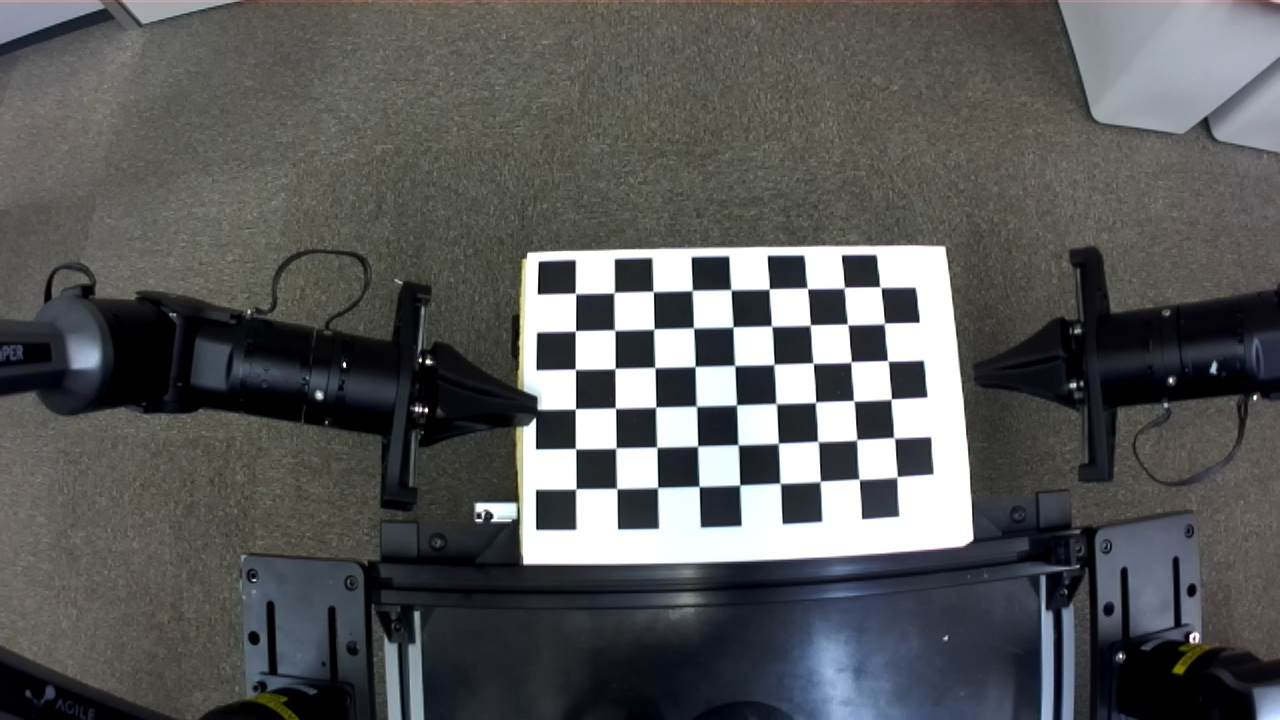
#> input picture calibration/left/zed_left_1760576521300.jpg, 1280 x 720 px
$ python chessboard.py
#> lines starting #> are read from the running program, lines starting #| are printed output that depends on the picture; after the words box and inside, x2 and y2 are one past the last pixel; in counts of white or black regions, pixels touching at a corner belong together
import cv2
import numpy as np

# === 参数设置 ===
img_path = "./left/zed_left_1760576521300.jpg"   # 你的图像路径
pattern_size = (9, 6)      # 棋盘内角点数 (列, 行)，注意是内角点数量！

# === 读取图像 ===
img = cv2.imread(img_path)
#> img is the input picture: shape (720, 1280, 3); mean B, G, R 88, 88.3, 87.3
if img is None:
    raise FileNotFoundError(f"找不到图像: {img_path}")

gray = cv2.cvtColor(img, cv2.COLOR_BGR2GRAY)
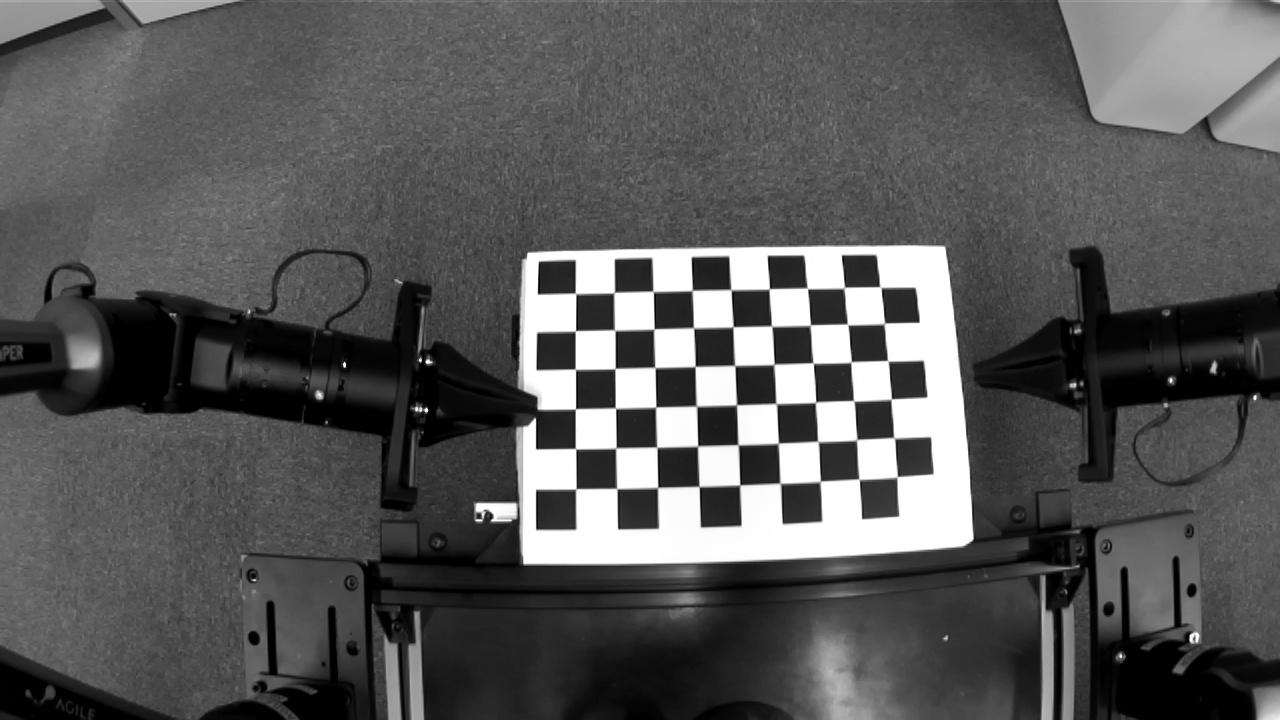
#> gray: shape (720, 1280); min 0, max 255, mean 88

# === 检测棋盘角点 ===
ret, corners = cv2.findChessboardCorners(
    gray, pattern_size,
    cv2.CALIB_CB_ADAPTIVE_THRESH + cv2.CALIB_CB_NORMALIZE_IMAGE
)
#> ret = True; corners = 54 rows, first 8: [575.3, 293.3], [614, 292.7], [653.1, 291.5], [692.1, 290.6], [731, 289.7], [769.4, 288.7], [807.5, 288.5], [844.7, 287.2]

# === 如果检测到角点，进行亚像素级优化 ===
if ret:
    criteria = (cv2.TERM_CRITERIA_EPS + cv2.TERM_CRITERIA_MAX_ITER, 30, 0.001)
    corners_refined = cv2.cornerSubPix(gray, corners, (11, 11), (-1, -1), criteria)
#> corners_refined = 54 rows, first 8: [575.5, 293.4], [614.1, 292.6], [653.2, 291.4], [692.2, 290.5], [731, 289.7], [769.2, 289], [807.3, 288.4], [844.2, 287.7]
    cv2.drawChessboardCorners(img, pattern_size, corners_refined, ret)
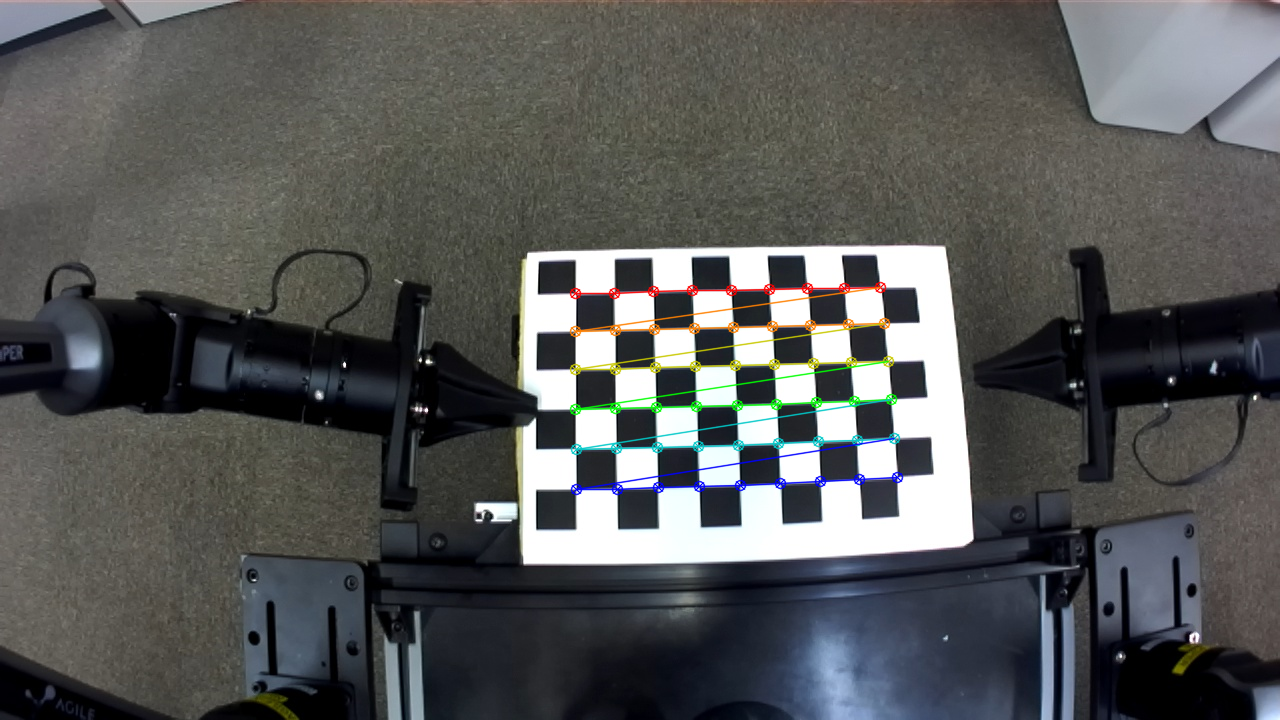
#> img: shape (720, 1280, 3); 1.57% of pixels changed, all inside (x1, y1, x2, y2) = (569, 281, 904, 496)
    print(f"✅ 棋盘角点检测成功，共检测到 {len(corners_refined)} 个角点。")
#| ✅ 棋盘角点检测成功，共检测到 54 个角点。
else:
    print("❌ 未检测到棋盘角点，请检查 pattern_size 是否与图像匹配。")

# === 显示结果 ===
cv2.imshow("Chessboard Detection", img)
cv2.waitKey(0)
cv2.destroyAllWindows()

$ run again, with calibration/left/zed_left_1760572454560.jpg copied over calibration/left/zed_left_1760576521300.jpg
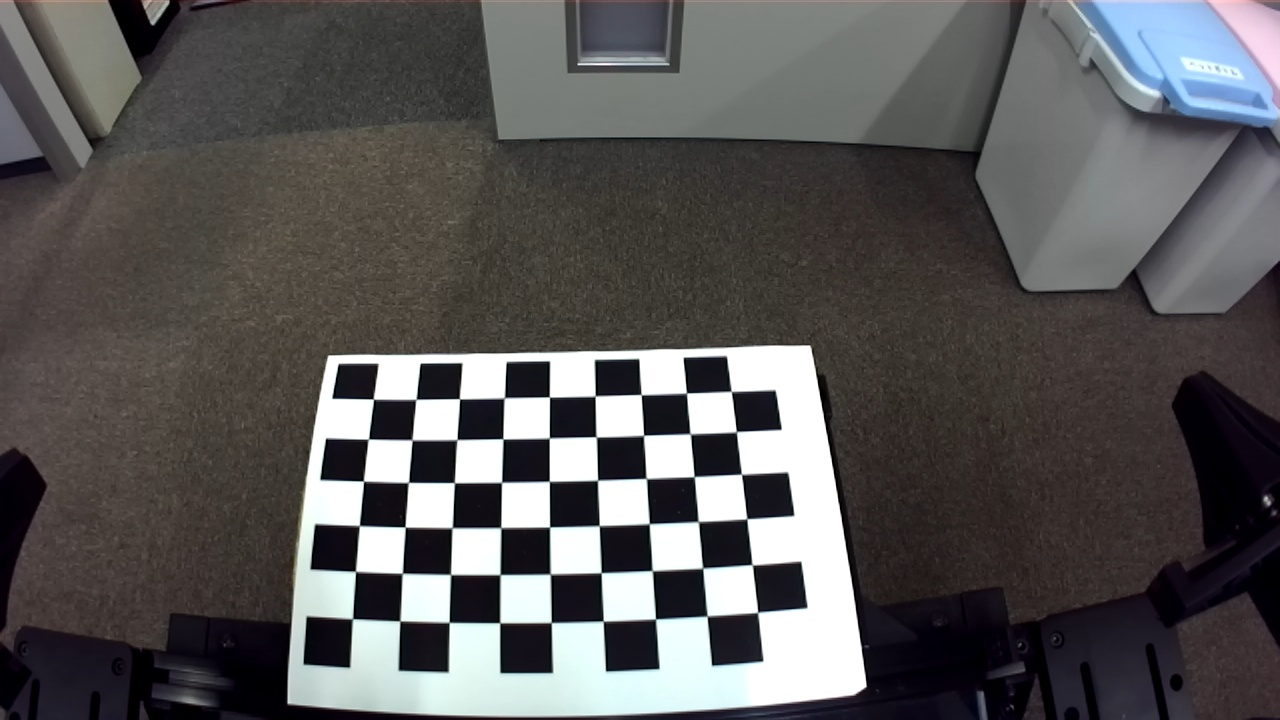
#> input picture calibration/left/zed_left_1760572454560.jpg, 1280 x 720 px
#> img is the input picture: shape (720, 1280, 3); mean B, G, R 87.5, 87.6, 89.2
#> ret = True; corners = 54 rows, first 8: [373.4, 399], [416.3, 399.2], [459.5, 398.8], [504.2, 397.9], [549.4, 396.9], [595.2, 395.9], [641.3, 394.7], [686.6, 392.8]
#> corners_refined = 54 rows, first 8: [373.4, 399.1], [416, 399.3], [459.4, 398.8], [504.3, 397.8], [549.4, 396.9], [595.2, 396.1], [641.2, 394.6], [686.5, 393.1]
#> `cv2.drawChessboardCorners(img, pattern_size, corners_refined, ret)`:
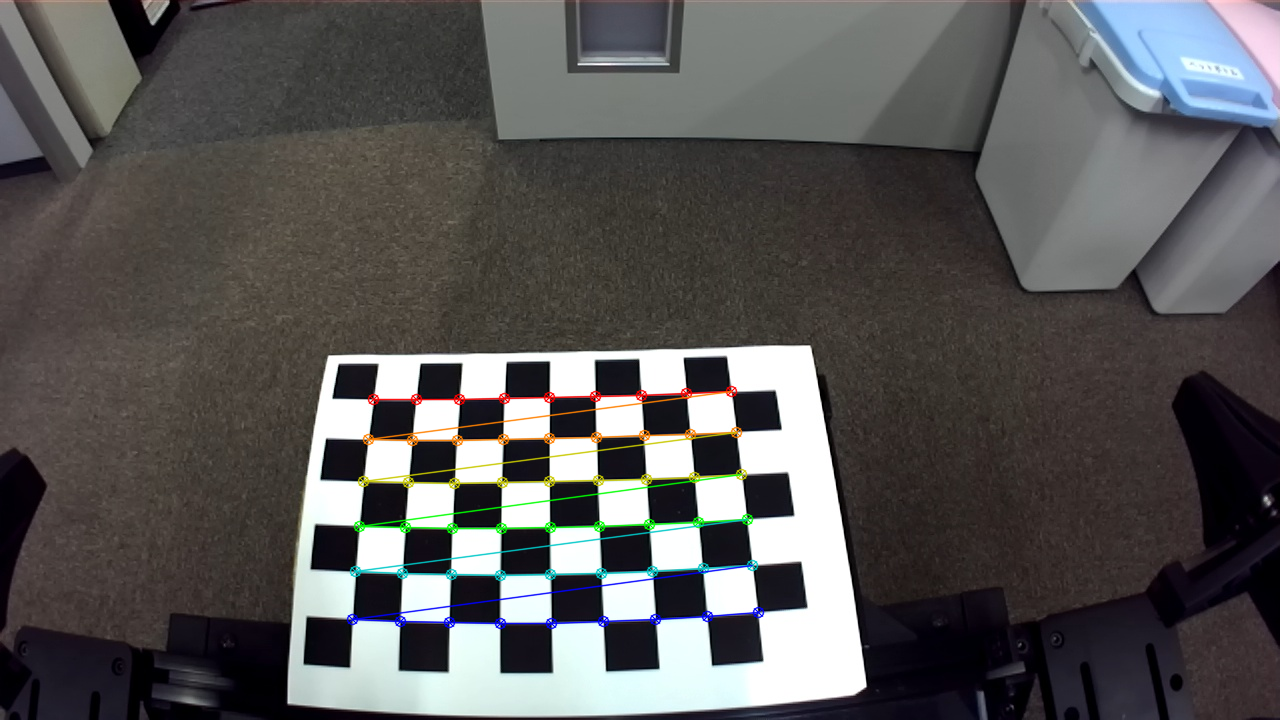
#> img: shape (720, 1280, 3); 1.81% of pixels changed, all inside (x1, y1, x2, y2) = (346, 385, 765, 630)
#| ✅ 棋盘角点检测成功，共检测到 54 个角点。

$ run again, with calibration/left/zed_left_1760572456007.jpg copied over calibration/left/zed_left_1760576521300.jpg
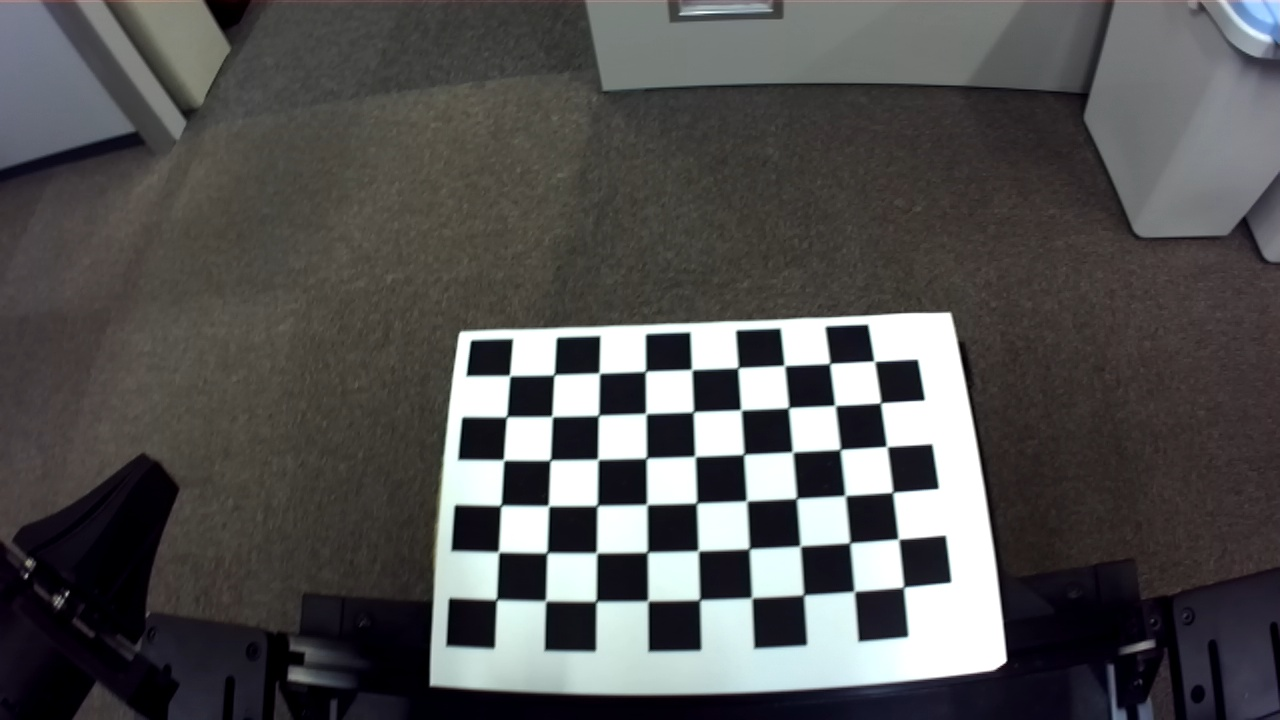
#> input picture calibration/left/zed_left_1760572456007.jpg, 1280 x 720 px
#> img is the input picture: shape (720, 1280, 3); mean B, G, R 82.5, 82.7, 83.4
#> ret = True; corners = 54 rows, first 8: [510.2, 376.5], [553.7, 375.2], [599.3, 373.3], [645.5, 371.5], [692.6, 370.3], [737.5, 367.7], [783.4, 364.9], [829.6, 363.5]
#> corners_refined = 54 rows, first 8: [509.7, 375.6], [554.1, 374.7], [599.3, 373.1], [645.4, 371.3], [691.7, 369.5], [738, 367.7], [784.4, 365.5], [829.7, 363.5]
#> `cv2.drawChessboardCorners(img, pattern_size, corners_refined, ret)`:
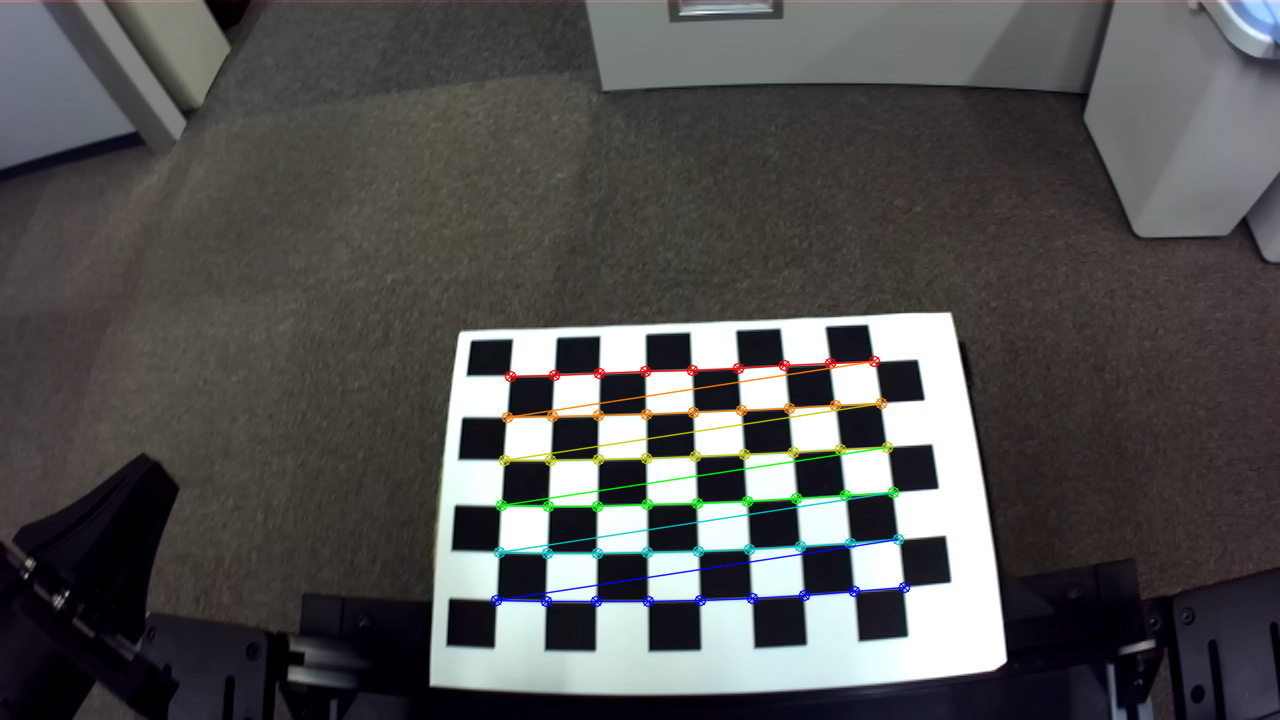
#> img: shape (720, 1280, 3); 1.83% of pixels changed, all inside (x1, y1, x2, y2) = (490, 355, 911, 608)
#| ✅ 棋盘角点检测成功，共检测到 54 个角点。

$ run again, with calibration/left/zed_left_1760572456537.jpg copied over calibration/left/zed_left_1760576521300.jpg
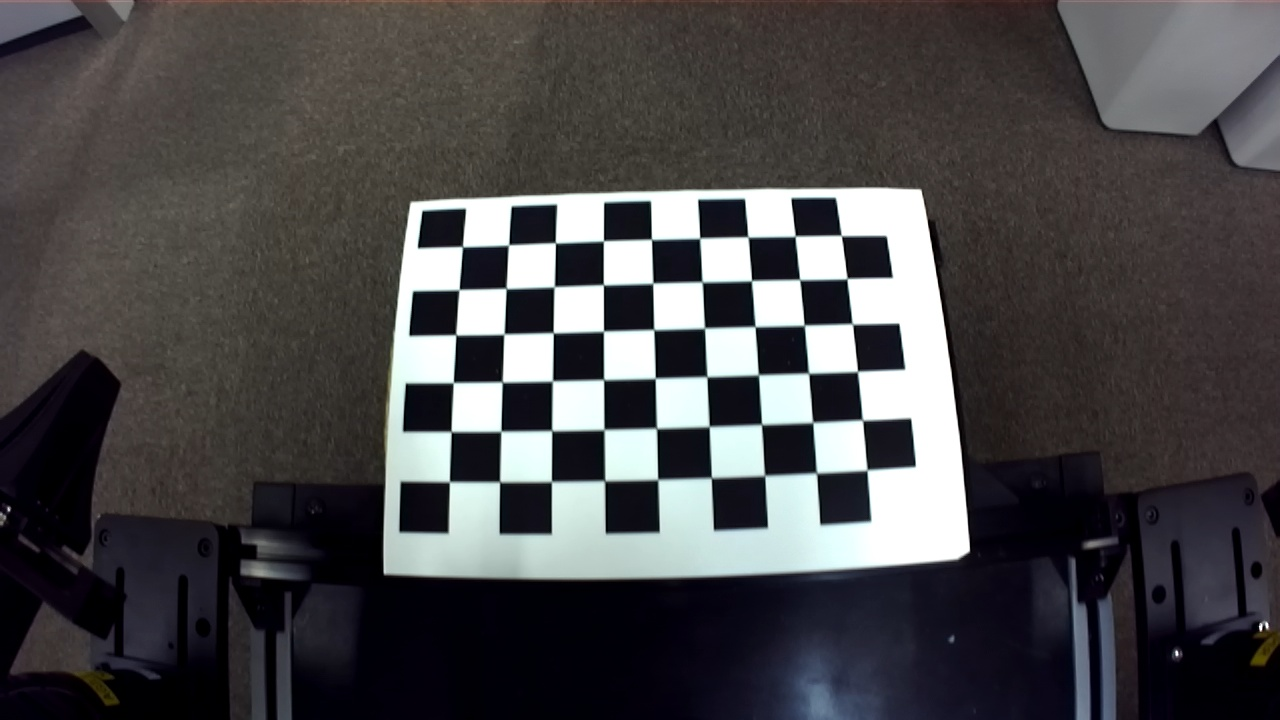
#> input picture calibration/left/zed_left_1760572456537.jpg, 1280 x 720 px
#> img is the input picture: shape (720, 1280, 3); mean B, G, R 73.9, 72.5, 73.9
#> ret = True; corners = 54 rows, first 8: [462.6, 246.7], [508.9, 244.6], [555.5, 242.9], [603.5, 240.8], [651.4, 239.2], [699.7, 238.2], [747.9, 236.8], [795.4, 235.9]
#> corners_refined = 54 rows, first 8: [462.5, 246.6], [508.5, 244.9], [555.4, 242.9], [603.4, 240.9], [651.5, 239.4], [699.6, 238.2], [747.9, 237], [795.2, 236.2]
#> `cv2.drawChessboardCorners(img, pattern_size, corners_refined, ret)`:
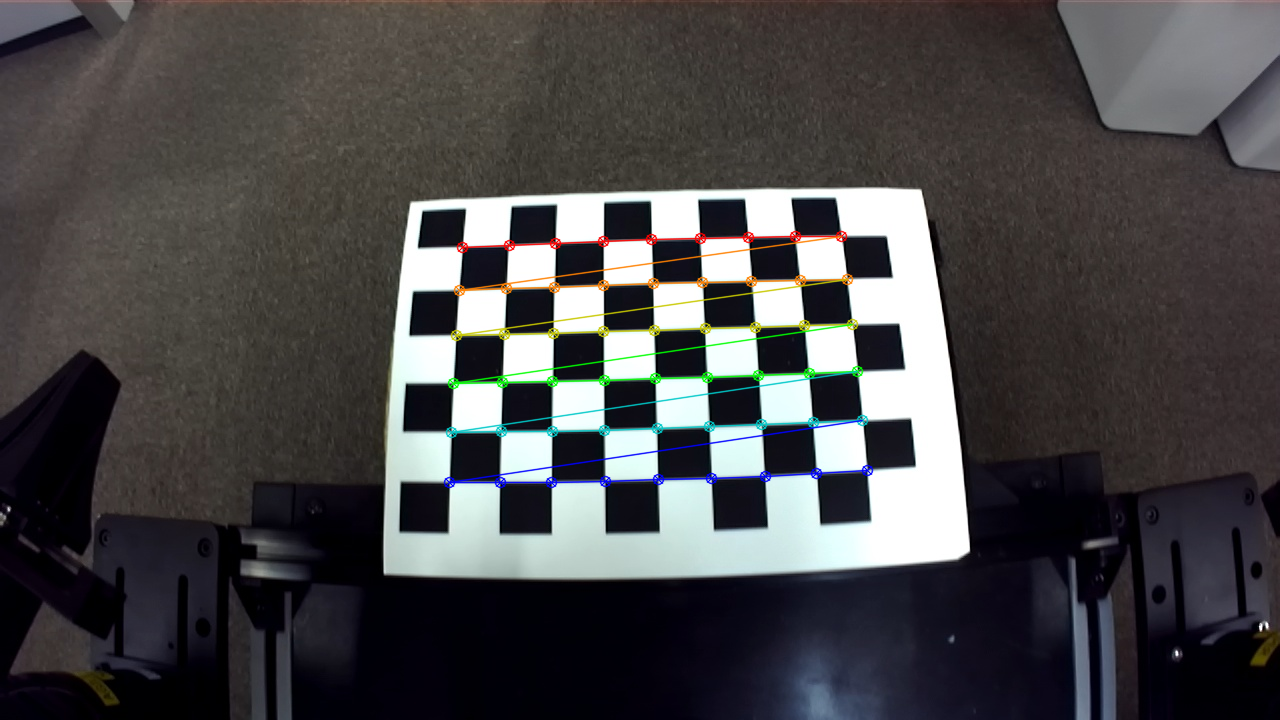
#> img: shape (720, 1280, 3); 1.89% of pixels changed, all inside (x1, y1, x2, y2) = (443, 230, 874, 489)
#| ✅ 棋盘角点检测成功，共检测到 54 个角点。
